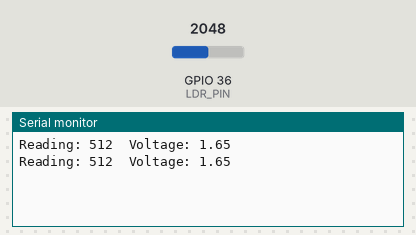
A sketch run on a simulated ESP32. Shown: the last lines printed to the serial monitor. The inputs (shaded band) are chosen by the test bench; at power-on: GPIO 36 (LDR_PIN) = 2048 (analog values on the 0–4095 scale).

Above: at 5.8 s.
5.9 s: GPIO 36 (LDR_PIN) set to 2866
At 10.6 s:
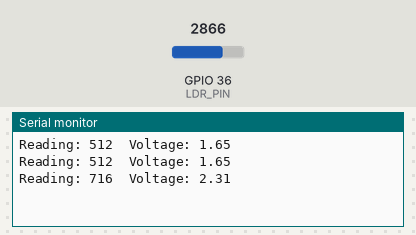
11.9 s: GPIO 36 (LDR_PIN) set to 3603
At 15.7 s:
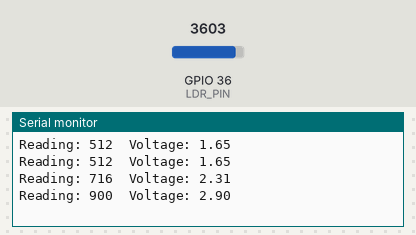
Timing chart, 0 to 17.2 s (numbered marks = the images above; inputs shaded):
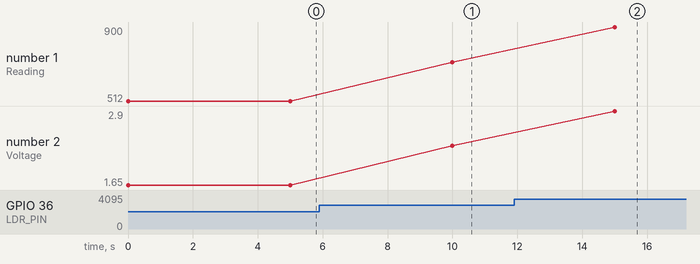

The sketch:

esp_LDR.ino
```cpp
const int LDR_PIN = 36;

void setup() {
   // put your setup code here, to run once:
   Serial.begin(115200);
   analogReadResolution(10); //default is 12. Can be set between 9-12.
}
void loop() {
   // put your main code here, to run repeatedly:
   // LDR Resistance: 90k ohms
   // Resistance in series: 150k ohms
   // Pinouts:
   // Vcc −> 3.3 (CONNECTED TO LDR FREE END)
   // Gnd −> Gnd (CONNECTED TO RESISTOR FREE END)
   // Analog Read −> Vp (36) − Intermediate between LDR and resistance.
   int LDR_Reading = analogRead(LDR_PIN);
   float LDR_Voltage = ((float)LDR_Reading*3.3/1023);
   Serial.print("Reading: ");Serial.print(LDR_Reading); Serial.print("\t");Serial.print("Voltage: ");Serial.println(LDR_Voltage);
   delay(5000);
}
```

Measured:
- after the input at 5.9 s, the serial monitor: prints a new line after 4.1 s (image 1)
- after the input at 11.9 s, the serial monitor: prints a new line after 3.1 s (image 2)
- plotted number 1: 512 → 716 after the input at 5.9 s, 716 → 900 after the input at 11.9 s
- plotted number 2: 1.65 → 2.31 after the input at 5.9 s, 2.31 → 2.9 after the input at 11.9 s
